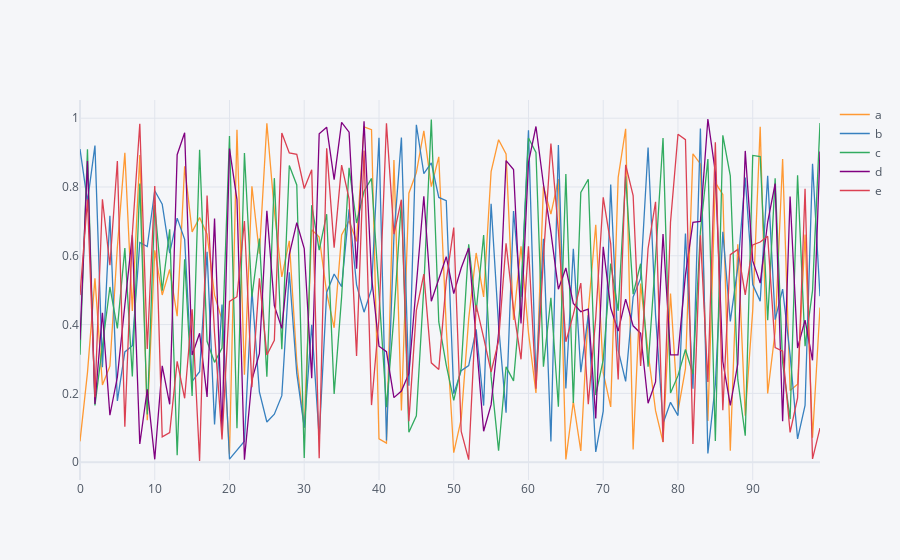
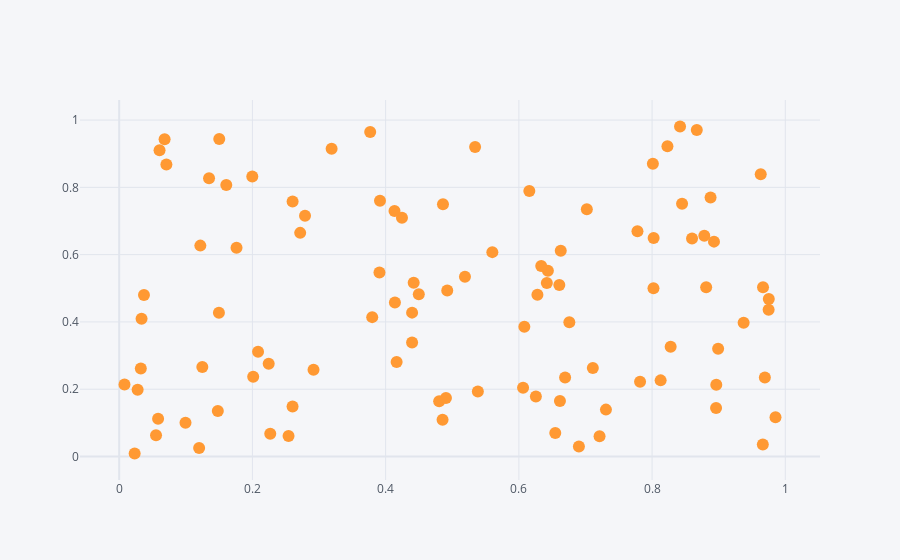
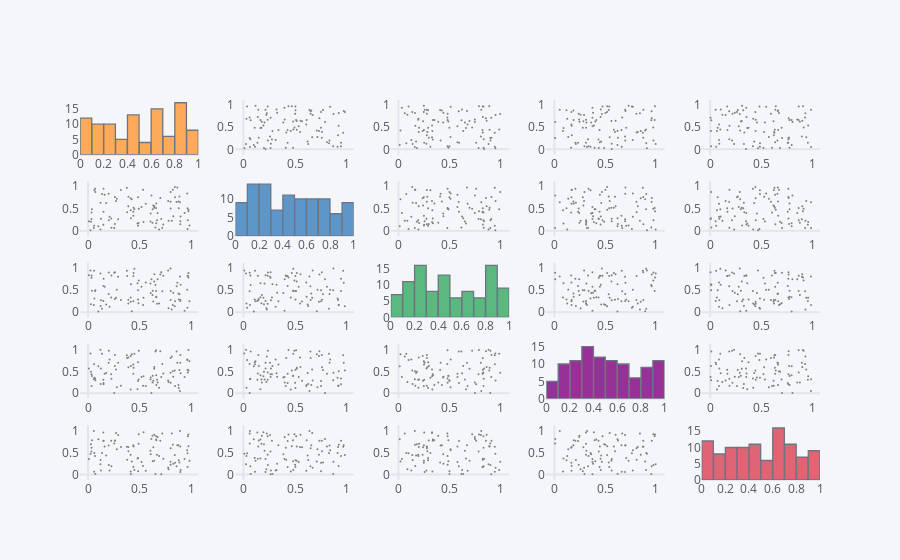
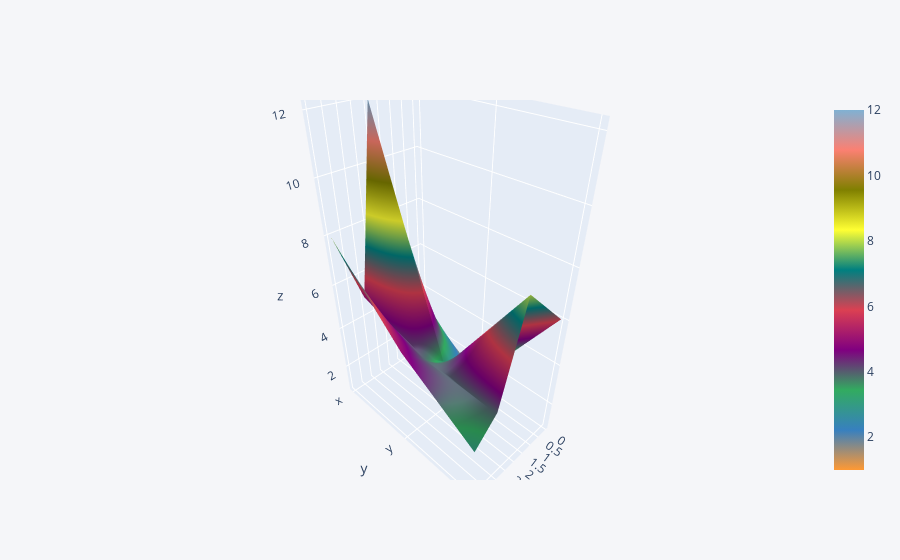

Here is the notebook cell these charts were saved with, in order:
### Code cell
import pandas as pd
import numpy as np
import plotly as pl
import cufflinks as cf
import plotly.offline as po

po.init_notebook_mode(connected=True)

cf.go_offline()


df = pd.DataFrame(np.random.rand(100,5), columns = ["a","b","c","d","e"])
df2 = pd.DataFrame({"x":["a","b","c","d","e"], "y": [1,2,3,4,5], "z": [6,7,8,4,3]})

#PLOTTING POINT PLOTS
df.iplot(kind="scatter")
df.iplot(kind="scatter", x='a', y='b', mode='markers')
df.scatter_matrix()

#PLOTTING SURFACE PLOTS
df3 = pd.DataFrame({"x":[3,6,12,5,8], "y": [1,2,3,4,5], "z": [6,7,8,4,3]})

df3.iplot(kind="surface")
cf.datagen.sinwave(10,.25).iplot(kind = "surface", theme = "solar", colorscale="brbg", margin=(0,0,0,0))
